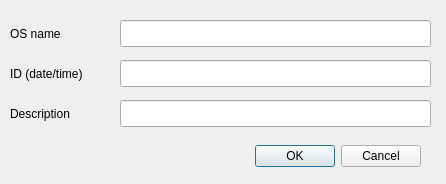
<?xml version="1.0" encoding="UTF-8"?>
<ui version="4.0">
 <class>backupdialog</class>
 <widget class="QDialog" name="backupdialog">
  <property name="geometry">
   <rect>
    <x>0</x>
    <y>0</y>
    <width>446</width>
    <height>184</height>
   </rect>
  </property>
  <property name="windowTitle">
   <string>Set Backup Name</string>
  </property>
  <widget class="QDialogButtonBox" name="buttonBox">
   <property name="geometry">
    <rect>
     <x>80</x>
     <y>140</y>
     <width>341</width>
     <height>32</height>
    </rect>
   </property>
   <property name="orientation">
    <enum>Qt::Horizontal</enum>
   </property>
   <property name="standardButtons">
    <set>QDialogButtonBox::Cancel|QDialogButtonBox::Ok</set>
   </property>
  </widget>
  <widget class="QLineEdit" name="nameEdit">
   <property name="enabled">
    <bool>true</bool>
   </property>
   <property name="geometry">
    <rect>
     <x>120</x>
     <y>20</y>
     <width>311</width>
     <height>27</height>
    </rect>
   </property>
   <property name="text">
    <string/>
   </property>
   <property name="readOnly">
    <bool>true</bool>
   </property>
  </widget>
  <widget class="QLabel" name="datetimeLabel">
   <property name="geometry">
    <rect>
     <x>10</x>
     <y>60</y>
     <width>101</width>
     <height>27</height>
    </rect>
   </property>
   <property name="text">
    <string>ID (date/time)</string>
   </property>
  </widget>
  <widget class="QLabel" name="nameLabel">
   <property name="enabled">
    <bool>true</bool>
   </property>
   <property name="geometry">
    <rect>
     <x>10</x>
     <y>20</y>
     <width>101</width>
     <height>27</height>
    </rect>
   </property>
   <property name="text">
    <string>OS name</string>
   </property>
  </widget>
  <widget class="QLineEdit" name="datetimeEdit">
   <property name="enabled">
    <bool>true</bool>
   </property>
   <property name="geometry">
    <rect>
     <x>120</x>
     <y>60</y>
     <width>311</width>
     <height>27</height>
    </rect>
   </property>
   <property name="text">
    <string/>
   </property>
  </widget>
  <widget class="QLineEdit" name="descriptionEdit">
   <property name="enabled">
    <bool>true</bool>
   </property>
   <property name="geometry">
    <rect>
     <x>120</x>
     <y>100</y>
     <width>311</width>
     <height>27</height>
    </rect>
   </property>
   <property name="text">
    <string/>
   </property>
  </widget>
  <widget class="QLabel" name="descriptionLabel">
   <property name="geometry">
    <rect>
     <x>10</x>
     <y>100</y>
     <width>101</width>
     <height>27</height>
    </rect>
   </property>
   <property name="text">
    <string>Description</string>
   </property>
  </widget>
 </widget>
 <resources/>
 <connections>
  <connection>
   <sender>buttonBox</sender>
   <signal>accepted()</signal>
   <receiver>backupdialog</receiver>
   <slot>accept()</slot>
   <hints>
    <hint type="sourcelabel">
     <x>248</x>
     <y>254</y>
    </hint>
    <hint type="destinationlabel">
     <x>157</x>
     <y>274</y>
    </hint>
   </hints>
  </connection>
  <connection>
   <sender>buttonBox</sender>
   <signal>rejected()</signal>
   <receiver>backupdialog</receiver>
   <slot>reject()</slot>
   <hints>
    <hint type="sourcelabel">
     <x>316</x>
     <y>260</y>
    </hint>
    <hint type="destinationlabel">
     <x>286</x>
     <y>274</y>
    </hint>
   </hints>
  </connection>
 </connections>
</ui>
